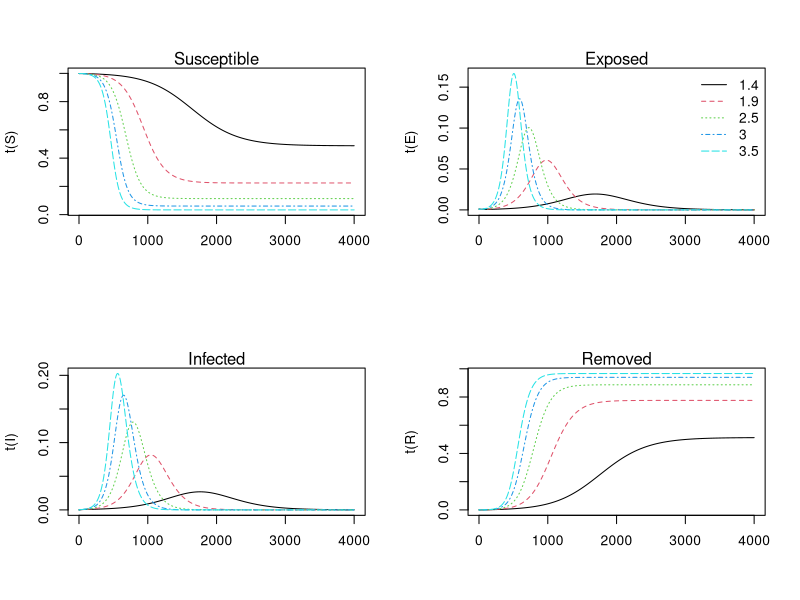
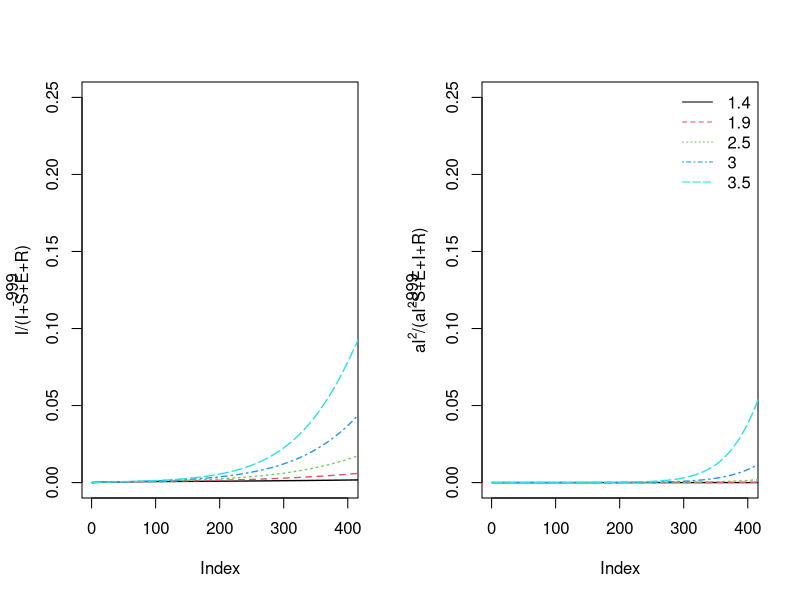
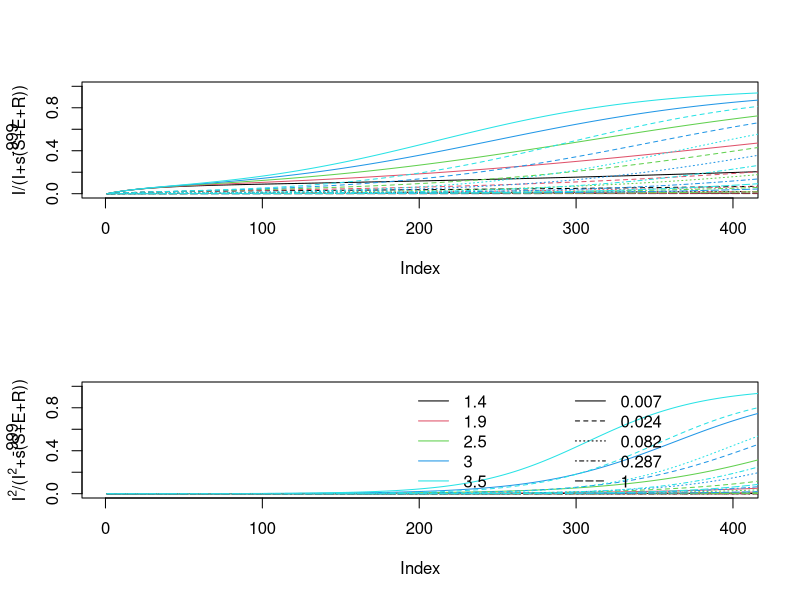

Write R code to recreate these figures, in order. (Note: this script raises an error after producing the figures.)
library(fields)


dt <- 0.1
niter <- 400/0.1
nsamp <- 200

Npop <- 1E4
I=S=E=R <- numeric(niter)
Iobs=Iobs_ptest <- numeric(niter)

pa <- c(0.001,0.002,0.005,0.01,0.01,0.05,0.1)
np <- length(pa)
ptest1 <- matrix(0,ncol=niter,nrow=np)
ptest2 <- matrix(0,ncol=niter,nrow=np)

E[1] <- 0.001
S[1] <- 1 - E[1]

gamma <- 0.2
sigma <- 0.1
beta <- 0.4

cols <- terrain.colors(np+3)

for(i in 2:niter){
	S[i] = S[i-1] - dt*(beta*I[i-1]*S[i-1])
	E[i] = E[i-1] + dt*(beta*I[i-1]*S[i-1] - sigma*E[i-1])
	I[i] = I[i-1] + dt*(sigma*E[i-1] - gamma*I[i-1])
	R[i] = R[i-1] + dt*(gamma*I[i-1])
	
	Iobs[i] <- rpois(1,lambda=I[i]*Npop)
	for(j in 1:np){
		ptest1[j,i] <-  I[i]/(I[i] + pa[j]*(S[i] + E[i] + R[i]))
		ptest2[j,i] <-  I[i]^2/(I[i]^2 + (pa[j]/500)*(S[i] + E[i] + R[i]))
	}
}


#####################################################################
## MULTIPLE BETAS ###################################################
#####################################################################
niter <- 400/dt
nbeta <- 5

Npop <- 1E4
I=S=E=R <- matrix(0,ncol=niter,nrow=nbeta)

Sobs=Eobs=Iobs=Robs <- matrix(0,ncol=niter,nrow=nsamp)

E[,1] <- 0.001
S[,1] <- 1 - E[,1]

gamma <- 1/7
sigma <- 1/5
beta  <- seq(1/5,0.5,length.out=nbeta)

for(i in 2:niter){
	S[,i] = S[,i-1] - dt*(beta*I[,i-1]*S[,i-1])
	E[,i] = E[,i-1] + dt*(beta*I[,i-1]*S[,i-1] - sigma*E[,i-1])
	I[,i] = I[,i-1] + dt*(sigma*E[,i-1] - gamma*I[,i-1])
	R[,i] = R[,i-1] + dt*(gamma*I[,i-1])
	
#	Sobs[,i] <- rpois(nsamp,lambda=S[,i]*Npop)
#	Eobs[,i] <- rpois(nsamp,lambda=E[,i]*Npop)
#	Iobs[,i] <- rpois(nsamp,lambda=I[,i]*Npop)
#	Robs[,i] <- rpois(nsamp,lambda=R[,i]*Npop)
}

par(mfrow=c(2,2))
matplot(t(S),type='l'); mtext('Susceptible')
matplot(t(E),type='l'); mtext('Exposed')
	legend('topright',legend=c(paste(round(beta/gamma,1))),bty='n',lty=1:5,col=1:5)
matplot(t(I),type='l'); mtext('Infected')
matplot(t(R),type='l'); mtext('Removed')

par(mfrow=c(1,2))
plot(-999,xlim=c(1,400),ylim=c(0,0.25))
	for(j in 1:nbeta){
		lines(I[j,]/(I[j,]+S[j,]+E[j,]+R[j,]),col=j,lty=j,lwd=1.35)
	}
mtext(side=2,'I/(I+S+E+R)',line=2.5)
plot(-999,xlim=c(1,400),ylim=c(0,0.25))
	for(j in 1:nbeta){
		lines(6*I[j,]^2/(6*I[j,]^2+S[j,]+E[j,]+R[j,]),col=j,lty=j,lwd=1.35)
	}
legend('topright',legend=c(paste(round(beta/gamma,1))),bty='n',lty=1:5,col=1:5)
mtext(side=2,expression('aI'^2*'/(aI'^2*'S+E+I+R)'),line=2.5)
mtext(side=1,'Days since Beginning of Infection',outer=TRUE)




logs <- seq(-5,0,length.out=5)
s    <- exp(logs)

par(mfrow=c(2,1))
plot(-999,xlim=c(1,400),ylim=c(0,1))
for(i in 1:length(s)){
	for(j in 1:nbeta){
		lines(I[j,]/(I[j,]+s[i]*(S[j,]+E[j,]+R[j,])),col=j,lty=i)
	}
}
mtext(side=2,expression('I/(I+s(S+E+R))'),line=2.5)
plot(-999,xlim=c(1,400),ylim=c(0,1))
for(i in 1:length(s)){
	for(j in 1:nbeta){
		lines(I[j,]^2/(I[j,]^2+(s[i]/10)*(S[j,]+E[j,]+R[j,])),col=j,lty=i)
	}
}
mtext(side=2,expression('I'^2*'/(I'^2*'+s(S+E+R))'),line=2.5)
legend(x=290,y=1.05,bty='n',legend=paste(round(s,3)),lty=1:length(s),col=1)
legend(x=190,y=1.05,bty='n',legend=paste(round(beta/gamma,1)),lty=1,col=1:length(s))
mtext(outer=TRUE,side=1,'Days since Beginning of Infection')






########################################################
# par(mfrow=c(1,2))
# plot(-999,xlim=c(0,niter),ylim=c(0,1),bty='n')
# for(i in 1:np){
	# lines(ptest1[i,],col=cols[i])
# }
# legend('topright',legend=paste(round(pa,5)),cex=0.4,lty=1,col=cols[1:np],bty='n')
# plot(-999,xlim=c(0,niter),ylim=c(0,1),bty='n')
# for(i in 1:np){
	# lines(ptest2[i,],col=cols[i])
# }


#########################################################

sts <- c('NY','FL','WA','TX','VA','IL')
pdf('d:/dropbox/working/covid19/plots/p_I_test_I_SEIR_trajectories_from_prior_STATES.pdf',height=7,width=9)
par(mfrow=c(3,2),mar=c(2,2,2,2),oma=c(2,2,2,2))
for(p in 1:length(sts)){
	plot(DATA[[sts[p]]]$dPOS,ylim=c(0,max(DATA[[sts[p]]]$Ntest)*0.4),pch=19,type='b',bty='n',xlim=c(0,40))
	for(i in 1:length(s)){
		for(j in 1:nbeta){
			ntest <- DATA[[sts[p]]]$Ntest
			ptest <- I[j,]/(I[j,]+s[i]*(S[j,]+E[j,]+R[j,]))
			lines(ntest*ptest[1:length(ntest)],col=adjustcolor(j,alpha.f=0.6),lty=i)
		}
	}
	mtext(sts[p],adj=0.15,line=-2)
}
mtext(side=1,outer=TRUE,'Days since Beginning of Infection',line=0.5)
mtext(side=2,outer=TRUE,'Daily New Infections')
dev.off()

##########################################################

logss <- seq(-10,0,length.out=10)
ss    <- exp(logss)

xi <- 100/dt
xii <- seq(0,100,length.out=1000)

cols <- terrain.colors(13)

par(mfrow=c(2,2),mar=c(2,2,2,4),oma=c(2,2,2,2))
for(p in c(1,2,3,5)){
plot(-999,xlim=c(0,100),ylim=c(0,1))
	for(i in 1:length(ss)){
		lines(xii,I[p,1:xi]/(I[p,1:xi]+ss[i]*(S[p,1:xi]+E[p,1:xi]+R[p,1:xi])),col=cols[i])
	}
	lines(xii,I[p,1:xi]/(I[p,1:xi]+ss[i]*(S[p,1:xi]+E[p,1:xi]+R[p,1:xi])),col='black',lwd=2)
	mtext(beta[p]/gamma)
}
image.plot(matrix(ss),legend.only=TRUE,col=terrain.colors(100)[1:80],outer=TRUE)
mtext(side=1,outer=TRUE,'Days since Beginning of Infection',line=0.4)
mtext(side=2,outer=TRUE,'I/(I+s(S+E+R))',line=0.4)





#########################################################
fs <- seq(0.25,2.5,length.out=np)
cols <- terrain.colors(12)

Nout <- 1:200

par(mfrow=c(3,1),mar=c(2,2,2,2),oma=c(2,2,2,2))
plot(-999,xlim=range(Nout),ylim=c(0,3),bty='n')
for(i in 1:length(fs)){
	p <- c(rep(1,0),seq(1,fs[i],length.out=length(Nout)-0))
	lines(Nout,p,lty=2,col=cols[i])
	abline(h=1)
}
mtext(side=2,line=2.5,'Case Multiplier')
plot(-999,xlim=range(Nout),ylim=c(0,3),bty='n')
for(i in 1:length(fs)){
	p <- c(rep(1,0),seq(1,fs[i],length.out=length(Nout)-0))
	lines(Nout,p*ptest[i,1:200]+p,lty=2,col=cols[i])
	abline(h=1)
}
